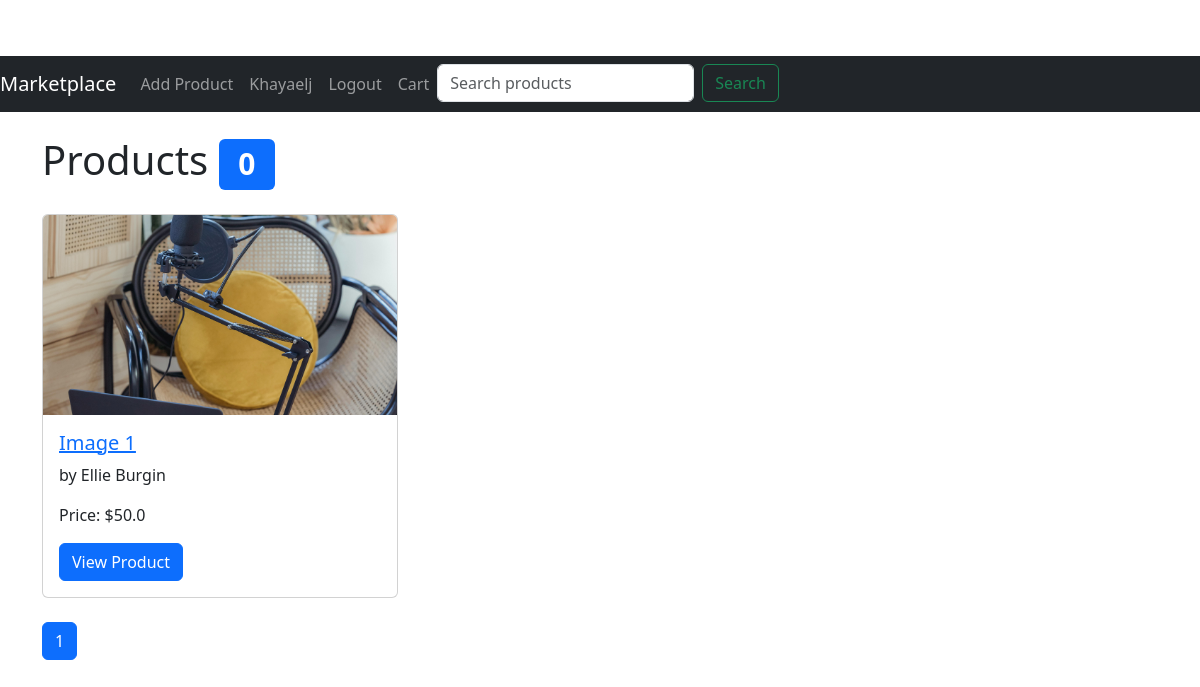
Before: /index (signed in) with the older database file.
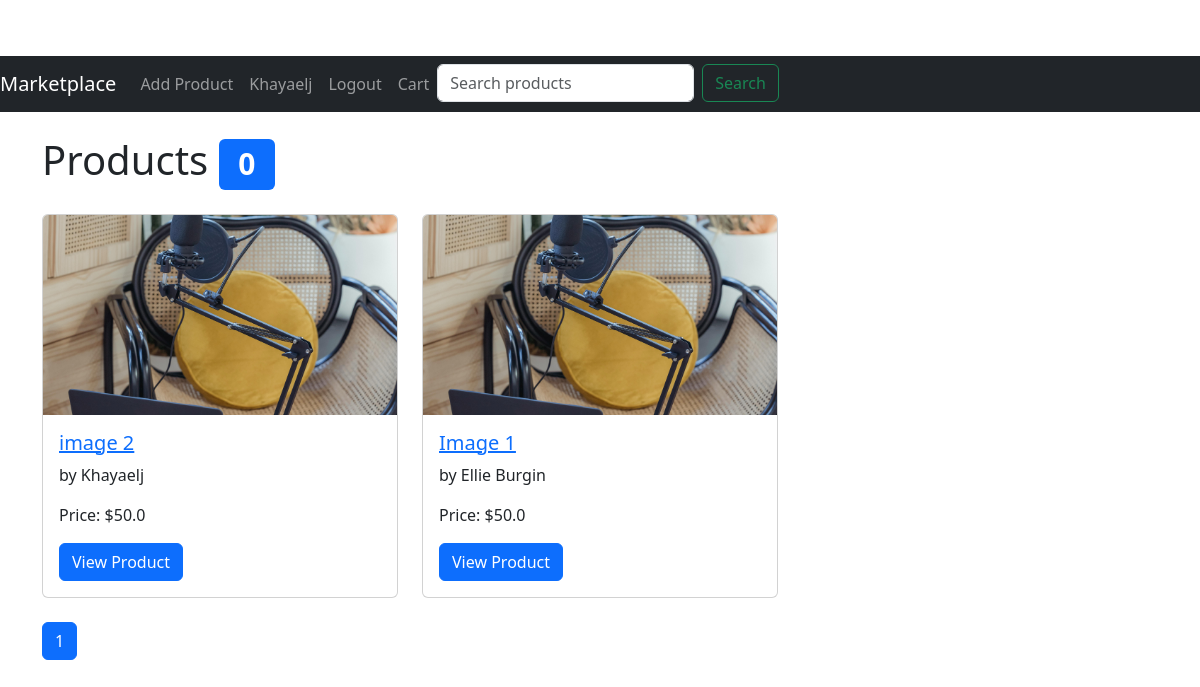
After: the same page with the newer database file.
### app/models.py (models this page shows, shortened)
class User(UserMixin, db.Model):
    id = db.Column(db.Integer, primary_key=True)
    username = db.Column(db.String(64), index=True, unique=True)
    email = db.Column(db.String(120), index=True, unique=True)
    password_hash = db.Column(db.String(128))
    profile_picture = db.Column(db.String(150), nullable=True)
    products = db.relationship('Product', backref='author', lazy='dynamic')
    reviews = db.relationship('Review', backref='author', lazy='dynamic')
    admin_profile = db.relationship('Admin', uselist=False, backref='user')
    wishlist = db.relationship('Wishlist', backref='user', lazy=True)

class Product(db.Model):
    id = db.Column(db.Integer, primary_key=True)
    title = db.Column(db.String(128))
    description = db.Column(db.String(1024))
    price = db.Column(db.Float)
    image = db.Column(db.String(150), nullable=True)
    is_sold = db.Column(db.Boolean, default=False)  # New field
    created_at = db.Column(db.DateTime, index=True, default=datetime.utcnow)
    user_id = db.Column(db.Integer, db.ForeignKey('user.id'))
    category_id = db.Column(db.Integer, db.ForeignKey('category.id'))
    reviews = db.relationship('Review', backref='product', lazy='dynamic')

### app/routes.py (the view)
@bp.route('/')
@bp.route('/index')
@login_required
def index():
    products = Product.query.order_by(Product.created_at.desc()).paginate(per_page=10)
    cart = Cart.query.filter_by(user_id=current_user.id).first()
    cart_item_count = len(CartItem.query.filter_by(cart_id=cart.id).all()) if cart else 0
    return render_template('home.html', products=products, cart_item_count=cart_item_count)

### app/models.py (called while the page is built)
@login.user_loader
def load_user(id):
    return User.query.get(int(id))

### app/templates/home.html (shortened to what this page needs)
{% extends "base.html" %}
{% block content %}
  <h1 class="my-4">Products
    <span class="badge bg-primary">{{ cart_item_count }}</span>
  </h1>
  <div class="row">
    {% for product in products.items %}
    <div class="col-md-4 mb-4">
      <div class="card">
        {% if product.image %}
          <img src="{{ url_for('static', filename='images/' + product.image) }}" class="card-img-top" alt="Product Image">
        {% else %}
          <img src="{{ url_for('static', filename='images/default.jpg') }}" class="card-img-top" alt="Default Image">
        {% endif %}
        <div class="card-body">
          <h5 class="card-title"><a href="{{ url_for('main.product', id=product.id) }}">{{ product.title }}</a></h5>
          <p class="card-text">{{ product.description }}</p>
          <p class="card-text">Price: ${{ product.price }}</p>
          <a href="{{ url_for('main.product', id=product.id) }}" class="btn btn-primary">View Product</a>
        </div>
      </div>
    </div>
    {% endfor %}
  </div>
  <nav aria-label="Page navigation">
    <ul class="pagination">
      {% for page_num in products.iter_pages(left_edge=2, right_edge=2, left_current=1, right_current=1) %}
      {% if page_num %}
      <li class="page-item {% if page_num == products.page %}active{% endif %}">
        <a class="page-link" href="{{ url_for('main.index', page=page_num) }}">{{ page_num }}</a>
      </li>
      {% else %}
      <li class="page-item disabled"><span class="page-link">...</span></li>
      {% endif %}
      {% endfor %}
    </ul>
  </nav>
{% endblock %}

### app/templates/base.html (shortened to what this page needs)
<!doctype html>
<html lang="en">
<head>
  <link rel="stylesheet" href="{{ url_for('static', filename='css/styles.css') }}">
  <link href="https://cdn.jsdelivr.net/npm/bootstrap@5.3.0/dist/css/bootstrap.min.css" rel="stylesheet">
</head>
<body>
  <nav class="navbar navbar-expand-lg navbar-dark bg-dark">
    <a class="navbar-brand" href="{{ url_for('main.index') }}">Marketplace</a>
    <div class="collapse navbar-collapse" id="navbarNav">
      <ul class="navbar-nav">
        {% if current_user.is_authenticated %}
        <li class="nav-item">
          <a class="nav-link" href="{{ url_for('main.add_product') }}">Add Product</a>
        </li>
        <li class="nav-item">
          <a class="nav-link" href="{{ url_for('main.edit_profile') }}">{{ current_user.username }}</a>
        </li>
        <li class="nav-item">
          <a class="nav-link" href="{{ url_for('main.logout') }}">Logout</a>
        </li>
        {% endif %}
        <li class="nav-item">
          <a class="nav-link" href="{{ url_for('main.cart') }}">Cart</a>
        </li>
        <li class="nav-item">
          <form class="d-flex ms-auto" action="{{ url_for('main.search') }}" method="get">
            <input class="form-control me-2" type="search" name="query" placeholder="Search products" aria-label="Search">
            <button class="btn btn-outline-success" type="submit">Search</button>
          </form>
        </li>
      </ul>
    </div>
  </nav>
  <div class="container">
    {% block content %}{% endblock %}
  </div>
</body>
</html>

### app/static/css/styles.css (style rules this page uses)
body { padding-top: 56px; }
.card-img-top { height: 200px; object-fit: cover; }
.navbar { margin-bottom: 20px; }
.page-item.active .page-link { background-color: #0d6efd; border-color: #0d6efd; }

Changed rows visible on the page:
added Product: title "image 2", description "by Khayaelj", price "50.0"
